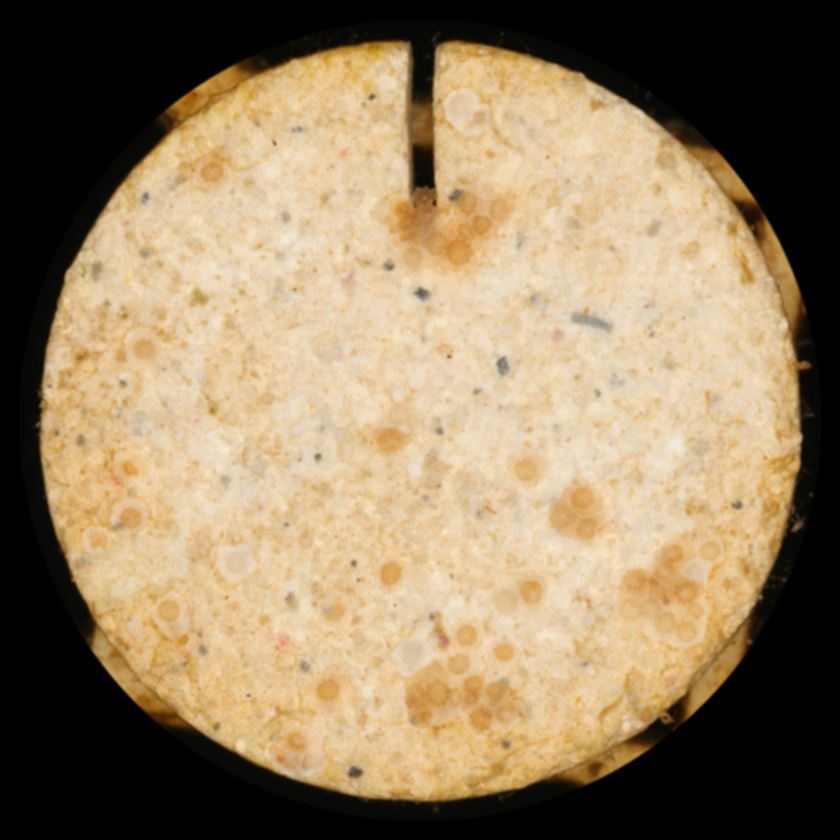
#> input picture 1.Gaussian_Filter/32_T2_6_timepoint0.JPG, 840 x 840 px, shrunk from 3532 x 3532 before the run, found by its file name; its folder holds only this picture in this run
$ python sobel.py   (older library calls are emulated)
#> lines starting #> are read from the running program, lines starting #| are printed output that depends on the picture
import cv2
import os

def apply_sobel(input_dir, output_dir):
#> called with input_dir = '1.Gaussian_Filter/', output_dir = '2.Sobel_Filter/'
    os.makedirs(output_dir, exist_ok=True)

    for filename in os.listdir(input_dir):
        if filename.lower().endswith(".jpg"):
            img_path = os.path.join(input_dir, filename)
            img = cv2.imread(img_path, cv2.IMREAD_COLOR)
#> img is the input picture: shape (840, 840, 3); mean B, G, R 97.7, 127.9, 148.3

            if img is None:
                print(f"Failed to load image: {filename}")
                continue

            # Convert the image to grayscale
            gray = cv2.cvtColor(img, cv2.COLOR_BGR2GRAY)
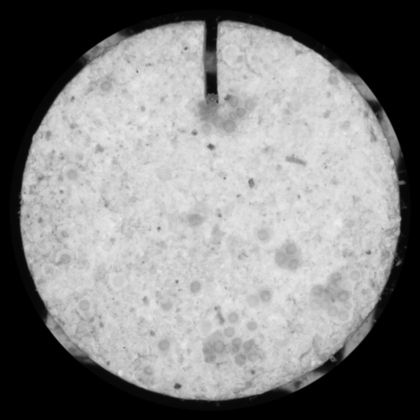
#> gray: shape (840, 840) (shown at 1/2 size); min 0, max 237, mean 130.6

            # Apply Sobel filter in x and y directions
            sobel_x = cv2.Sobel(gray, cv2.CV_64F, 1, 0, ksize=3)  # Gradient in x
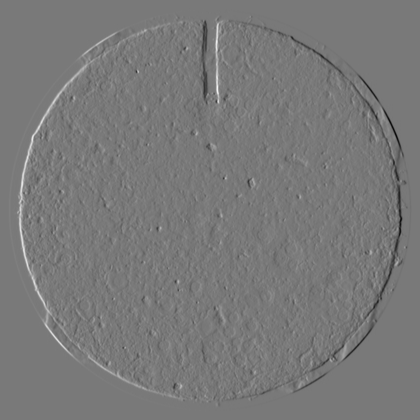
#> sobel_x: shape (840, 840) float64 (shown at 1/2 size); min -365, max 403, mean 0; drawn with min black and max white
            sobel_y = cv2.Sobel(gray, cv2.CV_64F, 0, 1, ksize=3)  # Gradient in y
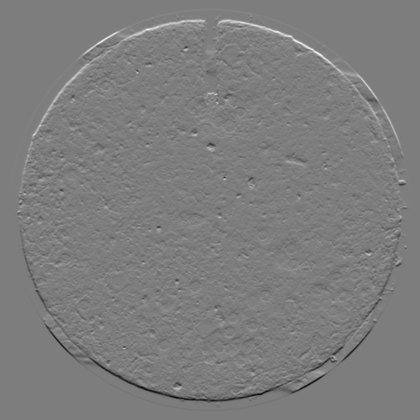
#> sobel_y: shape (840, 840) float64 (shown at 1/2 size); min -339, max 349, mean 0; drawn with min black and max white

            # Compute magnitude of gradients
            sobel_magnitude = cv2.magnitude(sobel_x, sobel_y)
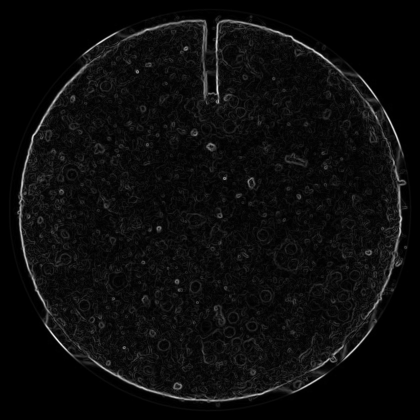
#> sobel_magnitude: shape (840, 840) float64 (shown at 1/2 size); min 0, max 426, mean 20.8; drawn with min black and max white

            # Normalize the result to 0-255 for visualization
            sobel_magnitude = cv2.convertScaleAbs(sobel_magnitude)
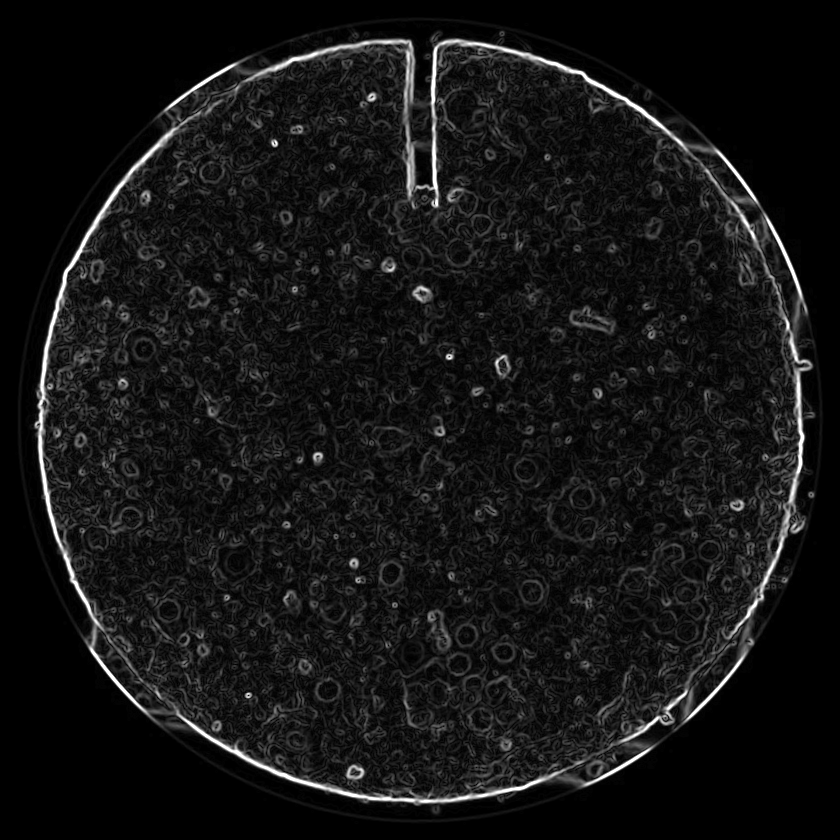
#> sobel_magnitude: shape (840, 840); min 0, max 255, mean 20.6

            # Save the output image
            output_path = os.path.join(output_dir, filename)
            cv2.imwrite(output_path, sobel_magnitude)
            print(f"Processed and saved Sobel filtered image: {output_path}")

def main():
    input_dir = "1.Gaussian_Filter/"
    output_dir = "2.Sobel_Filter/"
    apply_sobel(input_dir, output_dir)

if __name__ == "__main__":
    main()

$ run again, on 1.Gaussian_Filter/35_T2_5_timepoint0.JPG
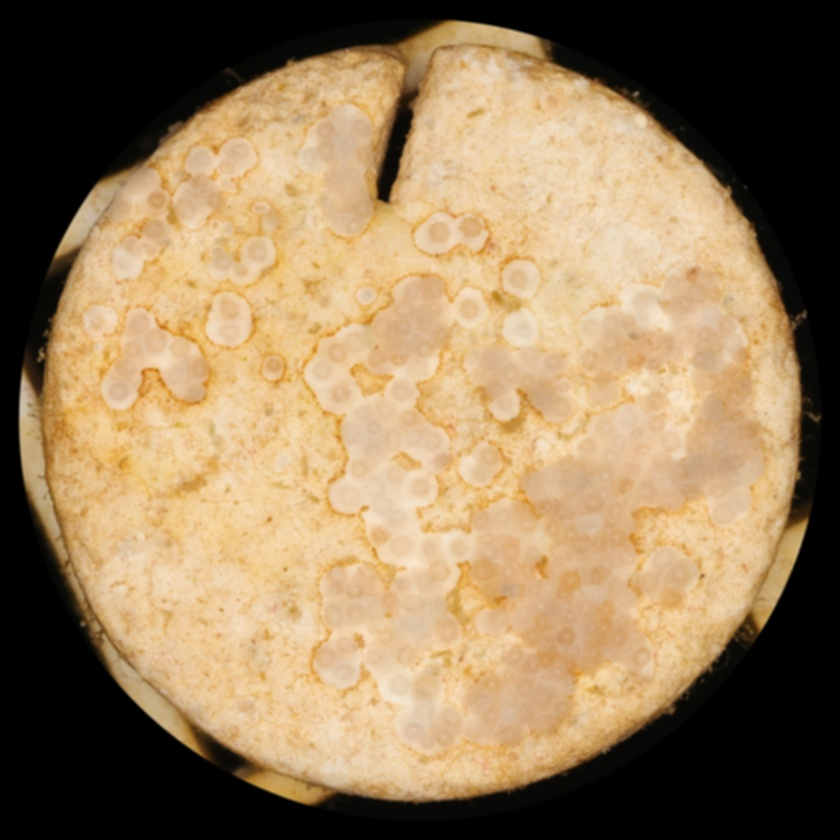
#> input picture 1.Gaussian_Filter/35_T2_5_timepoint0.JPG, 840 x 840 px, shrunk from 3532 x 3532 before the run, found by its file name
#> in apply_sobel, img is the input picture: shape (840, 840, 3); mean B, G, R 91.2, 124.7, 149.2
#> in apply_sobel, `sobel_y = cv2.Sobel(gray, cv2.CV_64F, 0, 1, ksize=3)`:
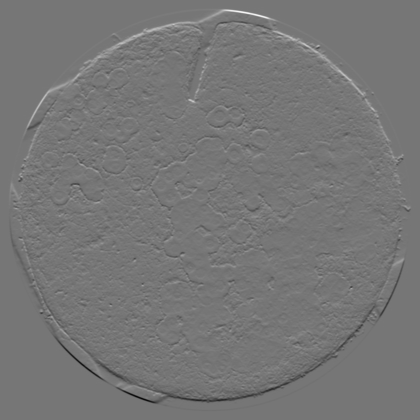
#> sobel_y: shape (840, 840) float64 (shown at 1/2 size); min -390, max 448, mean 0; drawn with min black and max white
#> in apply_sobel, `sobel_magnitude = cv2.convertScaleAbs(sobel_magnitude)`:
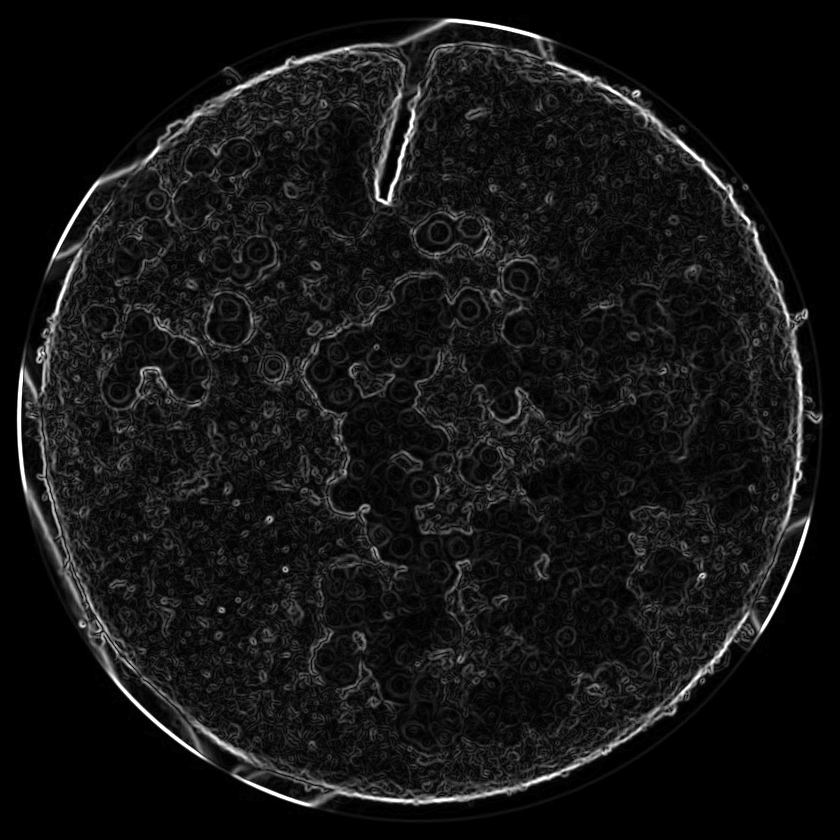
#> sobel_magnitude: shape (840, 840); min 0, max 255, mean 20.5

$ run again, on 1.Gaussian_Filter/35_T2_5_timepoint1.JPG
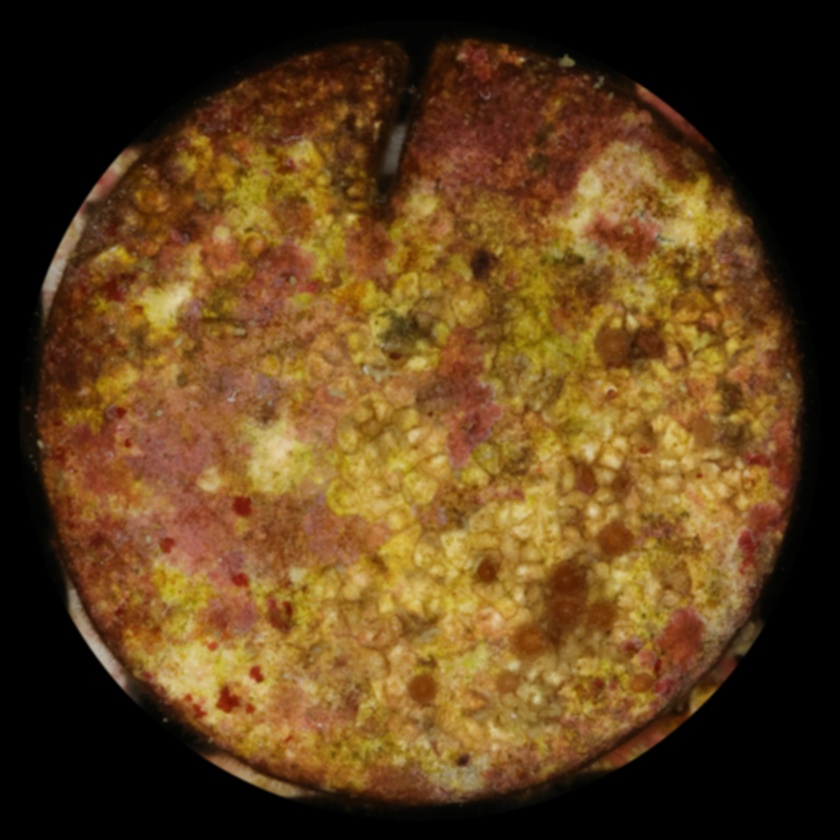
#> input picture 1.Gaussian_Filter/35_T2_5_timepoint1.JPG, 840 x 840 px, shrunk from 3476 x 3476 before the run, found by its file name
#> in apply_sobel, img is the input picture: shape (840, 840, 3); mean B, G, R 28.2, 65, 95
#> in apply_sobel, `sobel_y = cv2.Sobel(gray, cv2.CV_64F, 0, 1, ksize=3)`:
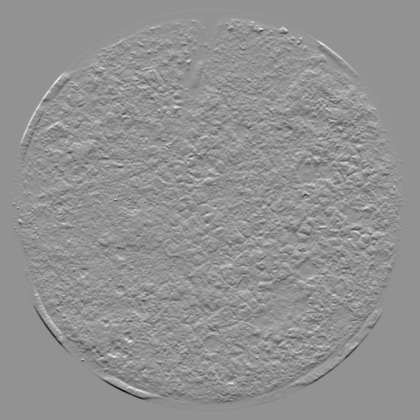
#> sobel_y: shape (840, 840) float64 (shown at 1/2 size); min -338, max 251, mean 0; drawn with min black and max white
#> in apply_sobel, `sobel_magnitude = cv2.convertScaleAbs(sobel_magnitude)`:
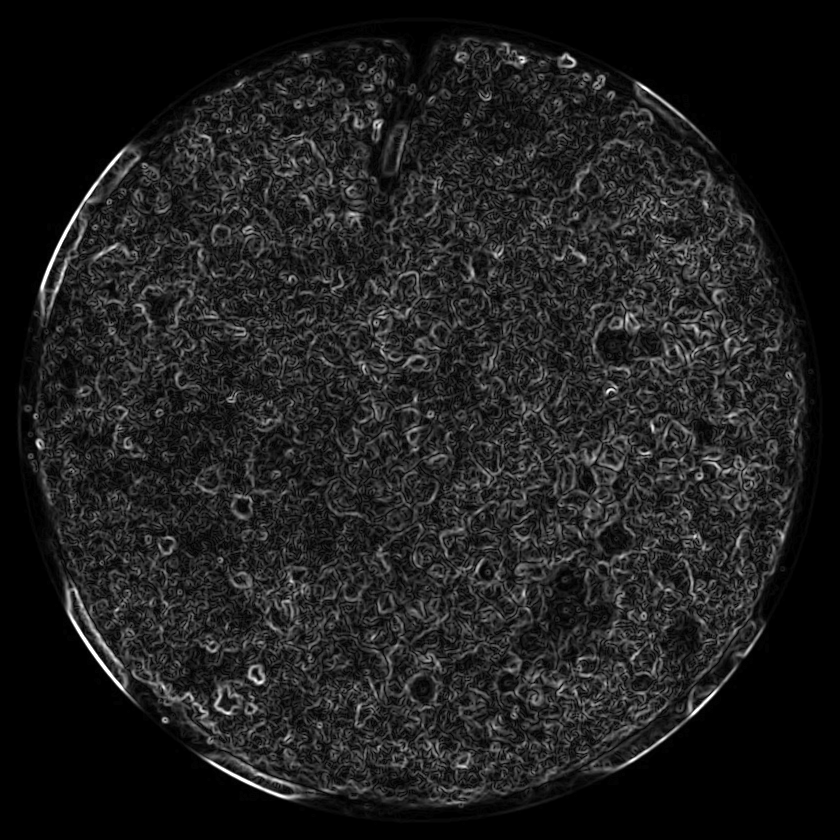
#> sobel_magnitude: shape (840, 840); min 0, max 255, mean 30.4
